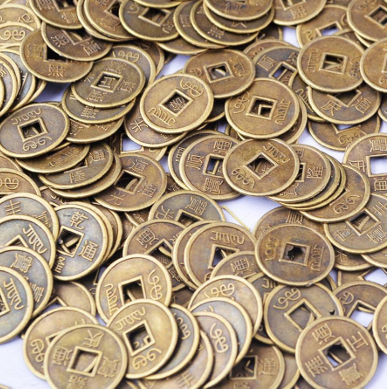
#> input picture Projeto_Laplaciano/coins.jpg, 387 x 389 px
$ python laplaciano.py   (older library calls are emulated)
#> lines starting #> are read from the running program, lines starting #| are printed output that depends on the picture
import cv2
import numpy as np

# Ler imagem
img = cv2.imread("coins.jpg")
#> img is the input picture: shape (389, 387, 3); mean B, G, R 116.9, 145, 166.8

# Converter para float
img_float = img.astype(np.float32)

# Aplicar Laplaciano
laplaciano = cv2.Laplacian(img_float, cv2.CV_32F, ksize=3)
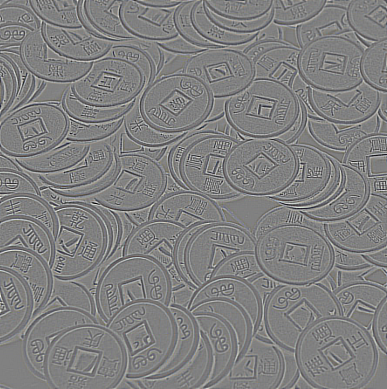
#> laplaciano: shape (389, 387, 3) float32; mean B, G, R 0, 0, 0; drawn with min black and max white

# Melhorar nitidez
nitida = img_float - 0.7 * laplaciano
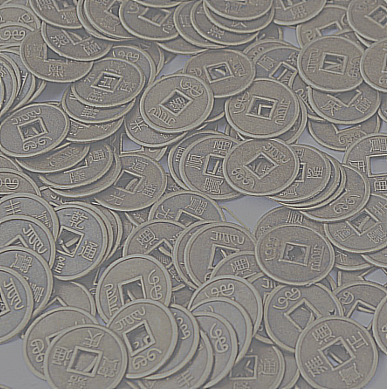
#> nitida: shape (389, 387, 3) float32; mean B, G, R 116.9, 145, 166.7; drawn with min black and max white

# Limitar valores
nitida = np.clip(nitida, 0, 255).astype(np.uint8)
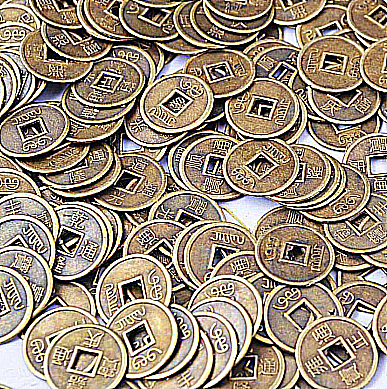
#> nitida: shape (389, 387, 3); mean B, G, R 120.9, 139, 154.4

# Salvar resultado
cv2.imwrite("coins_laplaciano.png", nitida)

# Mostrar imagens
cv2.imshow("Original", img)
cv2.imshow("Nitida", nitida)

cv2.waitKey(0)
cv2.destroyAllWindows()
